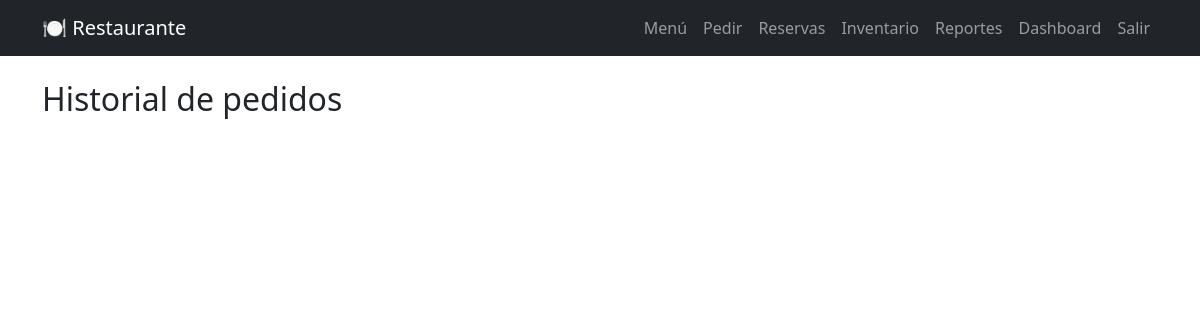
/orders/history/ (signed in), run on an earlier commit of the app's database.
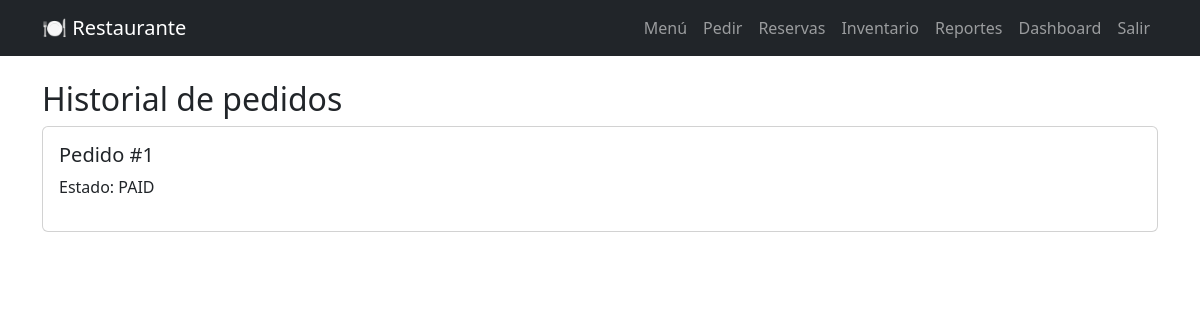
And on a later commit of the database.
### orders/models.py (models this page shows, shortened)
class Order(models.Model):
    STATUS = [
        ("PENDING", "Pendiente"),
        ("PAID", "Pagado"),
        ("DELIVERED", "Entregado"),
    ]
    user = models.ForeignKey(User, on_delete=models.CASCADE)
    created_at = models.DateTimeField(auto_now_add=True)
    status = models.CharField(max_length=20, choices=STATUS, default="PENDING")

### orders/views.py (the view)
# urls.py: path("history/", views.history, name="history"),
@login_required
def history(request):
    orders = Order.objects.filter(user=request.user).exclude(status="PENDING")
    return render(request, "orders/history.html", {"orders": orders})

### templates/orders/history.html
{% extends "base.html" %}
{% block content %}
<h2>Historial de pedidos</h2>
{% for o in orders %}
<div class="card mb-2">
    <div class="card-body">
        <h5>Pedido #{{ o.id }}</h5>
        <p>Estado: {{ o.status }}</p>
    </div>
</div>
{% endfor %}
{% endblock %}

What changed in the data, as far as the page shows it:
added Order: id "1", status "PAID"
